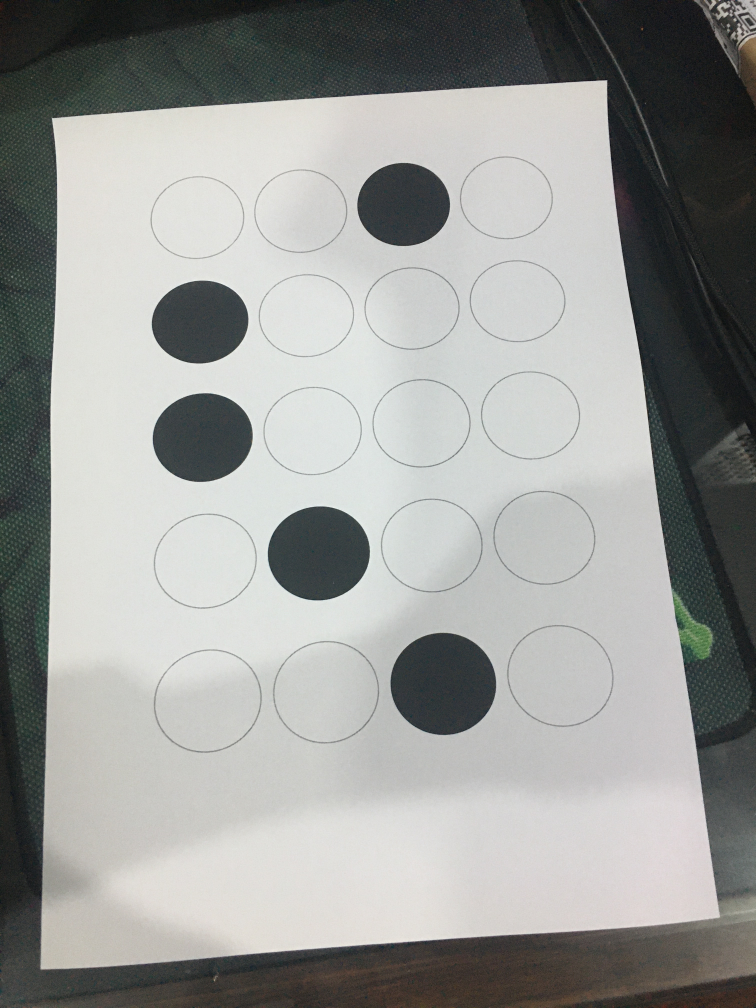
#> input picture auto_grading_AI/IMG_0122.JPG, 3024 x 4032 px (shown at 1/4 size)
$ python -i scan.py   (imports and definitions only)
#> lines starting #> are read from the running program, lines starting #| are printed output that depends on the picture; after the words box and inside, x2 and y2 are one past the last pixel; in counts of white or black regions, pixels touching at a corner belong together
#> further down, picture is the input picture: shape (4032, 3024, 3); mean B, G, R 151.5, 154.1, 152.7
import cv2
import numpy as np
from PIL import Image


def order_points(pts):
    """Rearrange coordinates to order:
    top-left, top-right, bottom-right, bottom-left"""
    rect = np.zeros((4, 2), dtype="float32")
    pts = np.array(pts)
    s = pts.sum(axis=1)
    # Top-left point will have the smallest sum.
    rect[0] = pts[np.argmin(s)]
    # Bottom-right point will have the largest sum.
    rect[2] = pts[np.argmax(s)]

    diff = np.diff(pts, axis=1)
    # Top-right point will have the smallest difference.
    rect[1] = pts[np.argmin(diff)]
    # Bottom-left will have the largest difference.
    rect[3] = pts[np.argmax(diff)]
    # return the ordered coordinates
    return rect.astype("int").tolist()


def find_dest(pts):
    (tl, tr, br, bl) = pts
    # Finding the maximum width.
    widthA = np.sqrt(((br[0] - bl[0]) ** 2) + ((br[1] - bl[1]) ** 2))
    widthB = np.sqrt(((tr[0] - tl[0]) ** 2) + ((tr[1] - tl[1]) ** 2))
    maxWidth = max(int(widthA), int(widthB))

    # Finding the maximum height.
    heightA = np.sqrt(((tr[0] - br[0]) ** 2) + ((tr[1] - br[1]) ** 2))
    heightB = np.sqrt(((tl[0] - bl[0]) ** 2) + ((tl[1] - bl[1]) ** 2))
    maxHeight = max(int(heightA), int(heightB))
    # Final destination co-ordinates.
    destination_corners = [[0, 0], [maxWidth, 0], [maxWidth, maxHeight], [0, maxHeight]]

    return order_points(destination_corners)


def scan(img):

    # Resize image to workable size
    dim_limit = 1080
    max_dim = max(img.shape)
    if max_dim > dim_limit:
        resize_scale = dim_limit / max_dim
        img = cv2.resize(img, None, fx=resize_scale, fy=resize_scale)
    # Create a copy of resized original image for later use
    orig_img = img.copy()
    # Repeated Closing operation to remove text from the document.
    kernel = np.ones((5, 5), np.uint8)
    img = cv2.morphologyEx(img, cv2.MORPH_CLOSE, kernel, iterations=3)
    # GrabCut
    mask = np.zeros(img.shape[:2], np.uint8)
    bgdModel = np.zeros((1, 65), np.float64)
    fgdModel = np.zeros((1, 65), np.float64)
    rect = (20, 20, img.shape[1] - 20, img.shape[0] - 20)
    cv2.grabCut(img, mask, rect, bgdModel, fgdModel, 5, cv2.GC_INIT_WITH_RECT)
    mask2 = np.where((mask == 2) | (mask == 0), 0, 1).astype("uint8")
    img = img * mask2[:, :, np.newaxis]
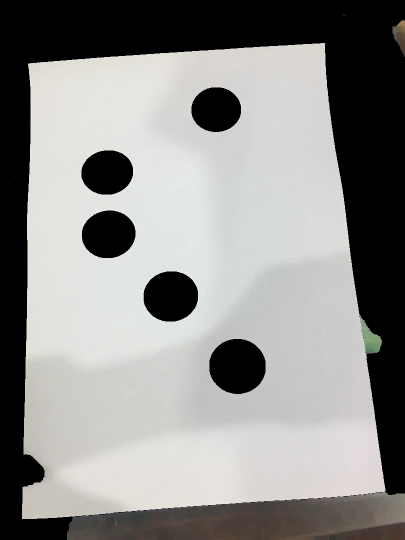
#> img: shape (1080, 810, 3) (shown at 1/2 size); mean of channels 0, 1, 2 138.8, 140.8, 141.1; drawn as B, G, R

    gray = cv2.cvtColor(img, cv2.COLOR_BGR2GRAY)
    gray = cv2.GaussianBlur(gray, (11, 11), 0)
    # Edge Detection.
    canny = cv2.Canny(gray, 0, 200)
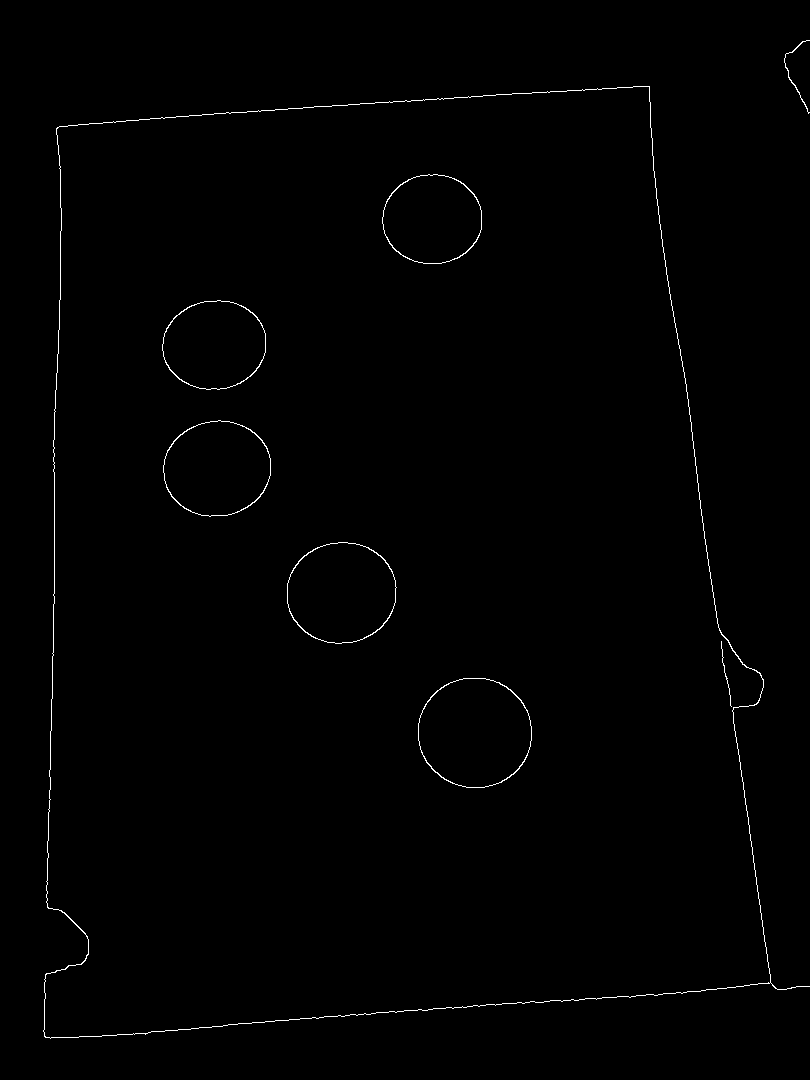
#> canny: shape (1080, 810); 0.61% white in thin lines or dots, all inside (x1, y1, x2, y2) = (43, 40, 810, 1039)
    canny = cv2.dilate(canny, cv2.getStructuringElement(cv2.MORPH_ELLIPSE, (5, 5)))
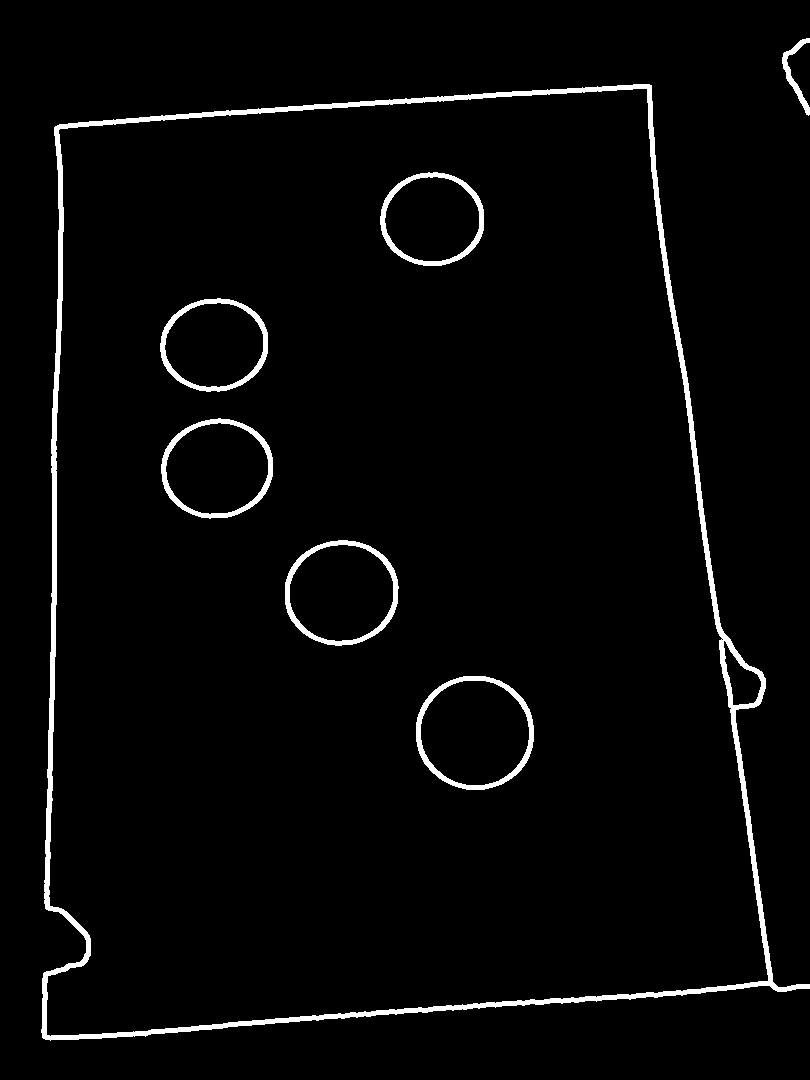
#> canny: shape (1080, 810); 3% white; 7 white regions

    # Finding contours for the detected edges.
    contours, hierarchy = cv2.findContours(canny, cv2.RETR_LIST, cv2.CHAIN_APPROX_NONE)
#> contours = 15 contours, 1 with area under 20; largest, box (x1, y1, x2, y2) and area: (41, 84, 810, 1041) 601228, (46, 88, 769, 1037) 586219, (416, 676, 534, 790) 10572, (285, 540, 399, 646) 9404, (420, 680, 530, 786) 9037
    # Keeping only the largest detected contour.
    page = sorted(contours, key=cv2.contourArea, reverse=True)[:5]
#> page = 5 contours; box (x1, y1, x2, y2) and area: (41, 84, 810, 1041) 601228, (46, 88, 769, 1037) 586219, (416, 676, 534, 790) 10572, (285, 540, 399, 646) 9404, (420, 680, 530, 786) 9037

    # Detecting Edges through Contour approximation.
    # Loop over the contours.
    if len(page) == 0:
        return orig_img
    for c in page:
        # Approximate the contour.
        epsilon = 0.02 * cv2.arcLength(c, True)
        corners = cv2.approxPolyDP(c, epsilon, True)
        # If our approximated contour has four points.
        if len(corners) == 4:
            break
#> this loop made 1 pass
#> (epsilon, corners) on pass 1: (69.05, [[651, 85], [54, 127], [43, 1038], [809, 988]])
    # Sorting the corners and converting them to desired shape.
    corners = sorted(np.concatenate(corners).tolist())
#> corners = [[43, 1038], [54, 127], [651, 85], [809, 988]]
    # For 4 corner points being detected.
    corners = order_points(corners)
#> in order_points, `s = pts.sum(axis=1)`: s = [1081, 181, 736, 1797]
#> in order_points, `diff = np.diff(pts, axis=1)`: diff = [995, 73, -566, 179]
#> corners = [[54, 127], [651, 85], [809, 988], [43, 1038]]

    destination_corners = find_dest(corners)
#> in find_dest, `(tl, tr, br, bl) = pts`: tl = [54, 127]; tr = [651, 85]; br = [809, 988]; bl = [43, 1038]
#> in find_dest, `widthA = np.sqrt(((br[0] - bl[0]) ** 2) + ((br[1] - bl[1]) ** 2))`: widthA = 767.6
#> in find_dest, `widthB = np.sqrt(((tr[0] - tl[0]) ** 2) + ((tr[1] - tl[1]) ** 2))`: widthB = 598.5
#> in find_dest, `maxWidth = max(int(widthA), int(widthB))`: maxWidth = 767
#> in find_dest, `heightA = np.sqrt(((tr[0] - br[0]) ** 2) + ((tr[1] - br[1]) ** 2))`: heightA = 916.7
#> in find_dest, `heightB = np.sqrt(((tl[0] - bl[0]) ** 2) + ((tl[1] - bl[1]) ** 2))`: heightB = 911.1
#> in find_dest, `maxHeight = max(int(heightA), int(heightB))`: maxHeight = 916
#> in find_dest, `destination_corners = [[0, 0], [maxWidth, 0], [maxWidth, maxHeight], [..`: destination_corners = [[0, 0], [767, 0], [767, 916], [0, 916]]
#> destination_corners = [[0, 0], [767, 0], [767, 916], [0, 916]]

    # Getting the homography.
    M = cv2.getPerspectiveTransform(
        np.float32(corners), np.float32(destination_corners)
    )
#> M = [[1.35, 0.0162, -74.7], [0.0946, 1.35, -175.9], [2.85e-05, 0.000323, 1]]
    # Perspective transform using homography.
    final = cv2.warpPerspective(
        orig_img,
        M,
        (destination_corners[2][0], destination_corners[2][1]),
        flags=cv2.INTER_LINEAR,
    )
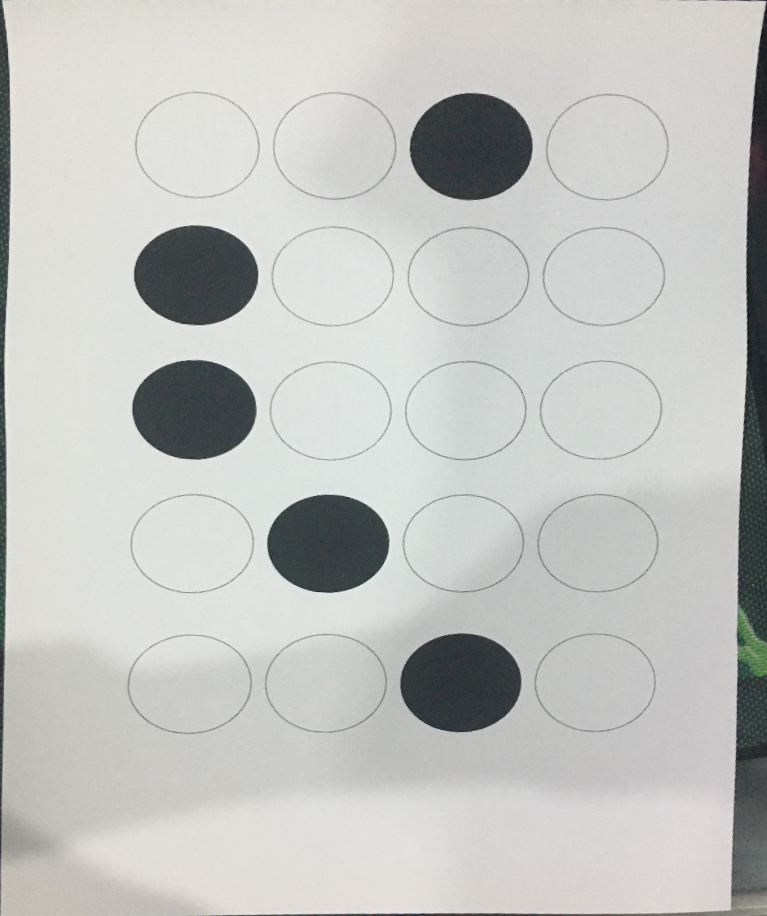
#> final: shape (916, 767, 3); mean of channels 0, 1, 2 193.7, 196.3, 195.2; drawn as B, G, R
    return final


# [13 lines of commented-out code are left out]

>>> import cv2
>>> picture = cv2.imread('IMG_0122.JPG')
>>> result = scan(picture)

$ run again, on auto_grading_AI/IMG_0123.JPG
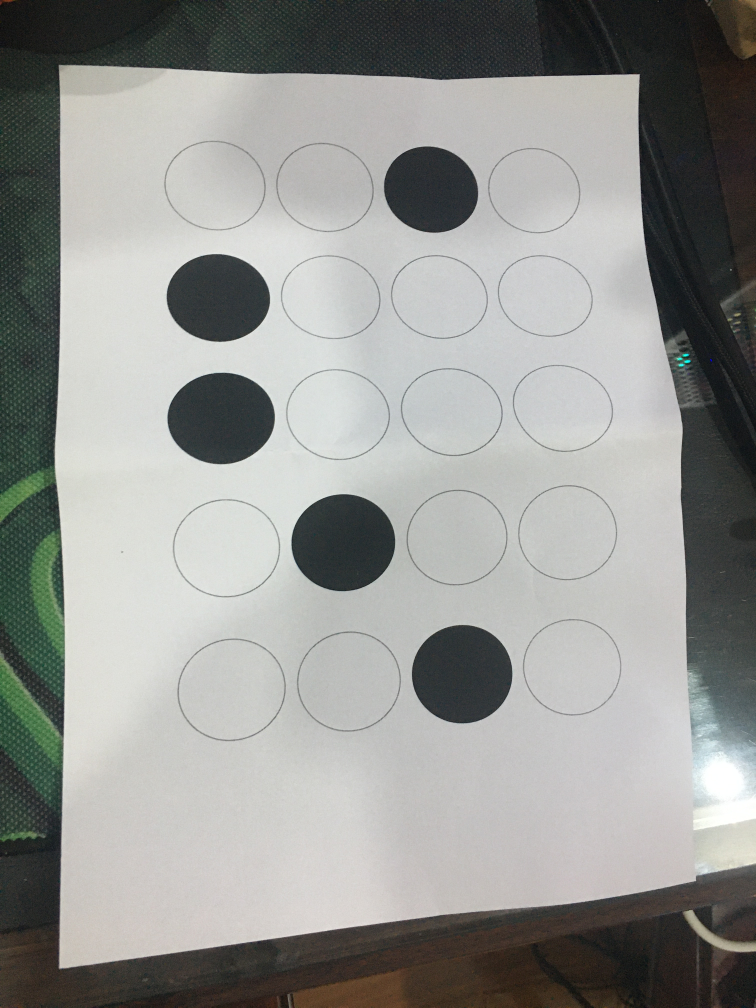
#> input picture auto_grading_AI/IMG_0123.JPG, 3024 x 4032 px (shown at 1/4 size)
#> picture is the input picture: shape (4032, 3024, 3); mean B, G, R 146.5, 149.7, 148.4
#> in scan, `canny = cv2.dilate(canny, cv2.getStructuringElement(cv2.MORPH_ELLIPSE,..`:
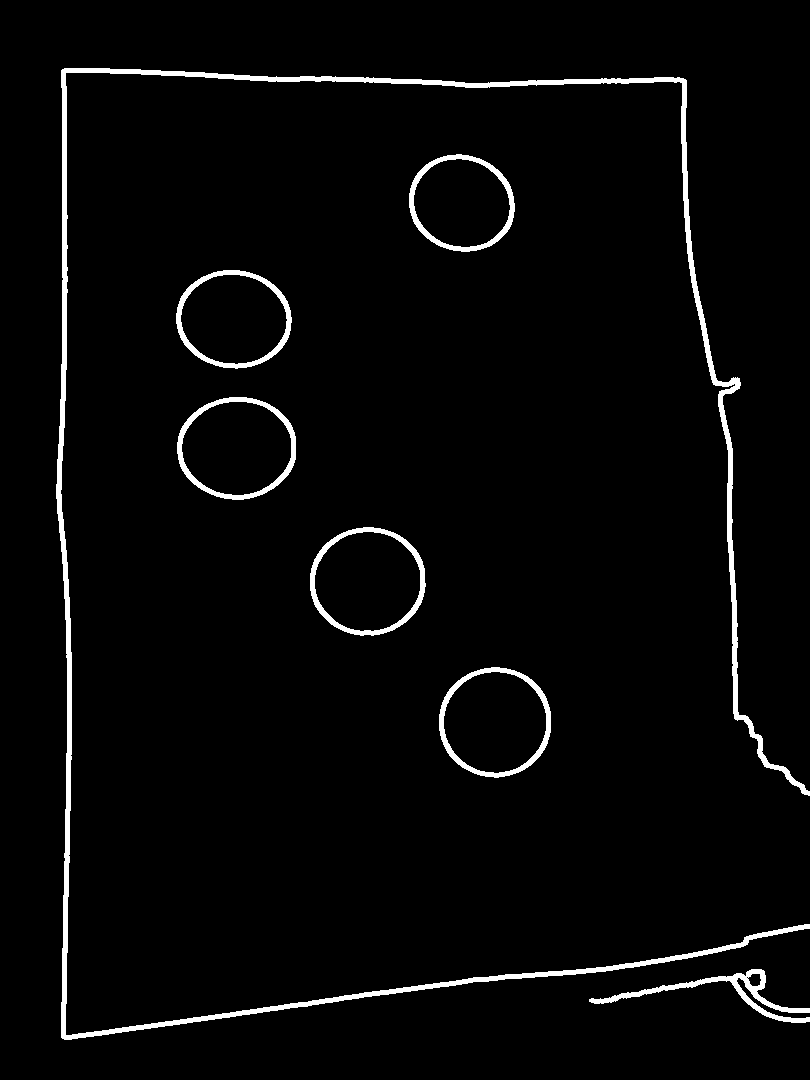
#> canny: shape (1080, 810); 3% white; 7 white regions
#> contours = 14 contours, 1 with area under 20; largest, box (x1, y1, x2, y2) and area: (56, 68, 810, 1040) 12808, (310, 527, 426, 636) 9796, (439, 667, 551, 778) 9656, (177, 397, 296, 500) 9547, (176, 270, 292, 369) 8834
#> page = 5 contours; box (x1, y1, x2, y2) and area: (56, 68, 810, 1040) 12808, (310, 527, 426, 636) 9796, (439, 667, 551, 778) 9656, (177, 397, 296, 500) 9547, (176, 270, 292, 369) 8834
#> the loop in scan, `for c in page:` made 5 passes
#> epsilon on passes 1 to 5: 129.8, 7.43, 7.35, 7.32, 7.08
#> in scan, `corners = sorted(np.concatenate(corners).tolist())`: corners = [[176, 323], [191, 284], [201, 359], [223, 270], [251, 366], [266, 279], [286, 341], [290, 310]]
#> pts has the same summary as corners in scan
#> s = [499, 475, 560, 493, 617, 545, 627, 600]
#> diff = [147, 93, 158, 47, 115, 13, 55, 20]
#> in scan, `corners = order_points(corners)`: corners = [[191, 284], [266, 279], [286, 341], [201, 359]]
#> tl = [191, 284]; tr = [266, 279]; br = [286, 341]; bl = [201, 359]
#> widthA = 86.88
#> widthB = 75.17
#> maxWidth = 86
#> heightA = 65.15
#> heightB = 75.66
#> maxHeight = 75
#> in find_dest, `destination_corners = [[0, 0], [maxWidth, 0], [maxWidth, maxHeight], [..`: destination_corners = [[0, 0], [86, 0], [86, 75], [0, 75]]
#> M = [[1.75, -0.233, -267.4], [0.14, 2.1, -623.6], [-0.00304, 0.00482, 1]]
#> in scan, `final = cv2.warpPerspective( orig_img, M, (destination_corners[2][0], ..`:
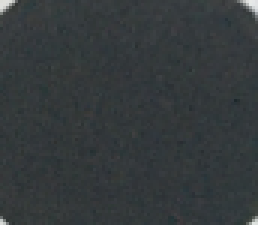
#> final: shape (75, 86, 3) (shown 3 times larger); mean of channels 0, 1, 2 60, 57.9, 52.5; drawn as B, G, R
